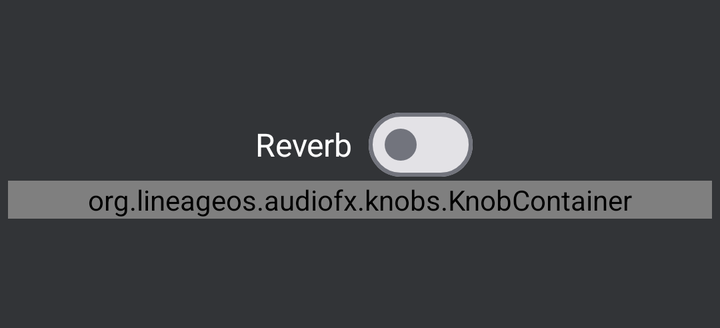
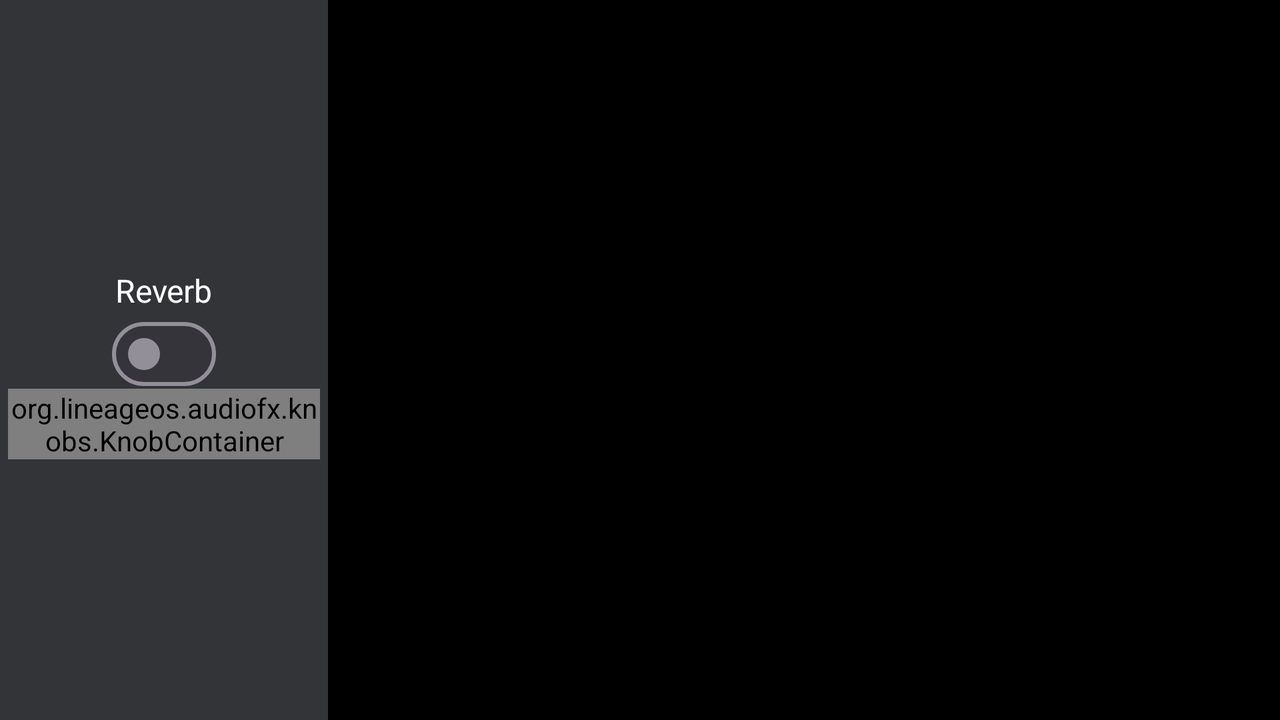

An Android layout and its configuration variant, each rendered on a device that would load it. The default file and the variant file are quoted in full after the pictures.
<!-- AndroidManifest.xml: application theme android:Theme.NoTitleBar -->
<!-- res/layout/controls_generic.xml -->
<?xml version="1.0" encoding="utf-8"?>
<LinearLayout
    xmlns:android="http://schemas.android.com/apk/res/android"
    android:layout_width="match_parent"
    android:layout_height="164dp"
    android:background="@color/knob_container_background"
    android:elevation="8dp"
    android:gravity="center"
    android:orientation="vertical"
    android:padding="4dp">

    <LinearLayout
        android:layout_width="match_parent"
        android:layout_height="36dp"
        android:gravity="center"
        android:orientation="horizontal">

        <TextView
            android:id="@+id/reverb_label"
            android:layout_width="wrap_content"
            android:layout_height="wrap_content"
            android:layout_gravity="center"
            android:layout_margin="@dimen/preset_text_padding"
            android:ellipsize="end"
            android:fontFamily="sans-serif"
            android:maxLines="1"
            android:paddingRight="4dp"
            android:text="@string/reverb"
            android:textColor="@color/white"
            android:textSize="@dimen/reverb_switch_label_size" />

        <com.google.android.material.materialswitch.MaterialSwitch
            android:id="@+id/reverb_switch"
            android:layout_width="wrap_content"
            android:layout_height="wrap_content"
            android:layout_gravity="center"
            android:theme="@style/Theme.Material3.DynamicColors.Light"
            android:text=""
            android:textOn=""
            android:textOff="" />

    </LinearLayout>

    <org.lineageos.audiofx.knobs.KnobContainer
        android:id="@+id/knob_container"
        android:layout_width="match_parent"
        android:layout_height="wrap_content"
        android:animateLayoutChanges="true"
        android:gravity="center"
        android:orientation="horizontal" />

</LinearLayout>
<!-- resources referenced by this layout -->
<resources>
  <color name="knob_container_background">#323437</color>
  <color name="white">#ffffffff</color>
  <dimen name="preset_text_padding">4dp</dimen>
  <dimen name="reverb_switch_label_size">16sp</dimen>
  <string name="reverb">Reverb</string>
</resources>
<!-- res/layout-land/controls_generic.xml (the repository's variant of the layout above) -->
<!-- drawn on the phone turned sideways -->
<?xml version="1.0" encoding="utf-8"?>
<LinearLayout
    xmlns:android="http://schemas.android.com/apk/res/android"
    android:layout_width="164dp"
    android:layout_height="match_parent"
    android:background="@color/knob_container_background"
    android:elevation="8dp"
    android:gravity="center"
    android:orientation="vertical"
    android:padding="4dp">

    <LinearLayout
        android:layout_width="match_parent"
        android:layout_height="64dp"
        android:gravity="center"
        android:orientation="vertical">

        <TextView
            android:layout_width="wrap_content"
            android:layout_height="wrap_content"
            android:layout_gravity="center"
            android:layout_margin="@dimen/preset_text_padding"
            android:ellipsize="end"
            android:fontFamily="sans-serif"
            android:maxLines="1"
            android:text="@string/reverb"
            android:textColor="@color/white"
            android:textSize="@dimen/reverb_switch_label_size" />

        <com.google.android.material.materialswitch.MaterialSwitch
            android:id="@+id/reverb_switch"
            android:layout_width="wrap_content"
            android:layout_height="wrap_content"
            android:layout_gravity="center"
            android:theme="@style/Theme.Material3.Dark"/>

    </LinearLayout>

    <org.lineageos.audiofx.knobs.KnobContainer
        android:id="@+id/knob_container"
        android:layout_width="match_parent"
        android:layout_height="wrap_content"
        android:animateLayoutChanges="true"
        android:gravity="center"
        android:orientation="vertical" />

</LinearLayout>
